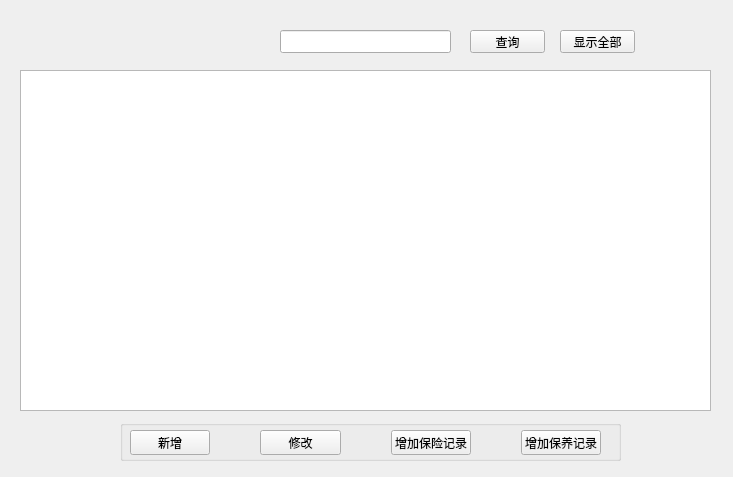
<?xml version="1.0" encoding="UTF-8"?>
<ui version="4.0">
 <class>CarTable</class>
 <widget class="QWidget" name="CarTable">
  <property name="geometry">
   <rect>
    <x>0</x>
    <y>0</y>
    <width>733</width>
    <height>477</height>
   </rect>
  </property>
  <property name="windowTitle">
   <string>Form</string>
  </property>
  <widget class="QTableView" name="tableView">
   <property name="geometry">
    <rect>
     <x>20</x>
     <y>70</y>
     <width>691</width>
     <height>341</height>
    </rect>
   </property>
   <property name="defaultDropAction">
    <enum>Qt::IgnoreAction</enum>
   </property>
   <property name="textElideMode">
    <enum>Qt::ElideNone</enum>
   </property>
  </widget>
  <widget class="QPushButton" name="pushButtonSearch">
   <property name="geometry">
    <rect>
     <x>470</x>
     <y>30</y>
     <width>75</width>
     <height>23</height>
    </rect>
   </property>
   <property name="text">
    <string>查询</string>
   </property>
  </widget>
  <widget class="QGroupBox" name="groupBox">
   <property name="geometry">
    <rect>
     <x>120</x>
     <y>420</y>
     <width>501</width>
     <height>41</height>
    </rect>
   </property>
   <property name="title">
    <string/>
   </property>
   <widget class="QWidget" name="">
    <property name="geometry">
     <rect>
      <x>10</x>
      <y>10</y>
      <width>471</width>
      <height>25</height>
     </rect>
    </property>
    <layout class="QHBoxLayout" name="horizontalLayout">
     <property name="spacing">
      <number>50</number>
     </property>
     <item>
      <widget class="QPushButton" name="pushButtonAdd">
       <property name="text">
        <string>新增</string>
       </property>
      </widget>
     </item>
     <item>
      <widget class="QPushButton" name="pushButtonMod">
       <property name="text">
        <string>修改</string>
       </property>
      </widget>
     </item>
     <item>
      <widget class="QPushButton" name="pushButtonInsure">
       <property name="text">
        <string>增加保险记录</string>
       </property>
      </widget>
     </item>
     <item>
      <widget class="QPushButton" name="pushButtonMaintain">
       <property name="text">
        <string>增加保养记录</string>
       </property>
      </widget>
     </item>
    </layout>
   </widget>
  </widget>
  <widget class="QLabel" name="label">
   <property name="geometry">
    <rect>
     <x>30</x>
     <y>440</y>
     <width>151</width>
     <height>16</height>
    </rect>
   </property>
   <property name="text">
    <string/>
   </property>
  </widget>
  <widget class="QPushButton" name="pushButtonShowAll">
   <property name="geometry">
    <rect>
     <x>560</x>
     <y>30</y>
     <width>75</width>
     <height>23</height>
    </rect>
   </property>
   <property name="text">
    <string>显示全部</string>
   </property>
  </widget>
  <widget class="QLineEdit" name="lineEdit">
   <property name="geometry">
    <rect>
     <x>280</x>
     <y>30</y>
     <width>171</width>
     <height>23</height>
    </rect>
   </property>
  </widget>
 </widget>
 <tabstops>
  <tabstop>pushButtonSearch</tabstop>
  <tabstop>pushButtonAdd</tabstop>
  <tabstop>pushButtonMod</tabstop>
  <tabstop>pushButtonInsure</tabstop>
  <tabstop>tableView</tabstop>
 </tabstops>
 <resources/>
 <connections/>
</ui>
